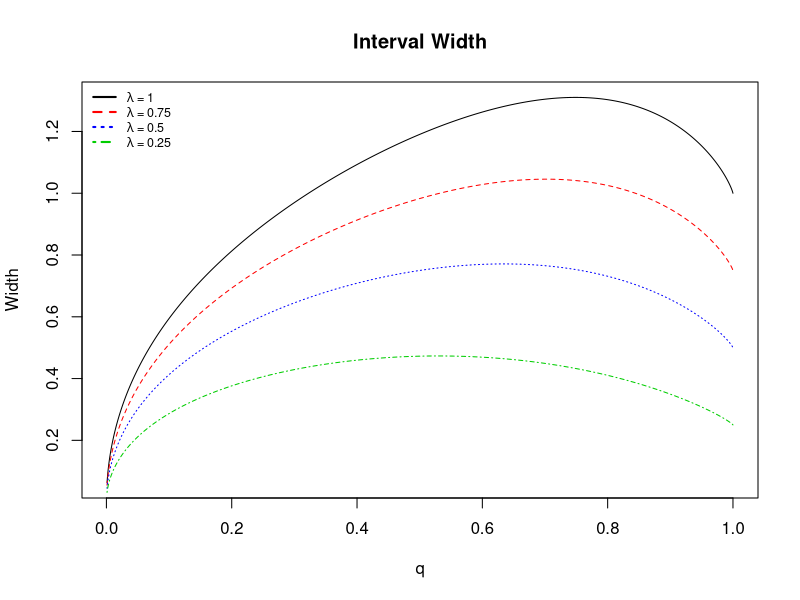
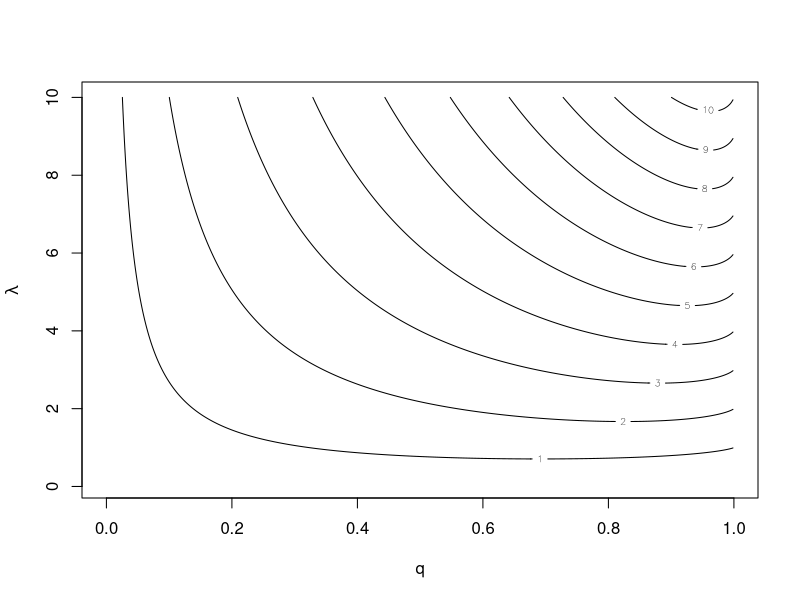
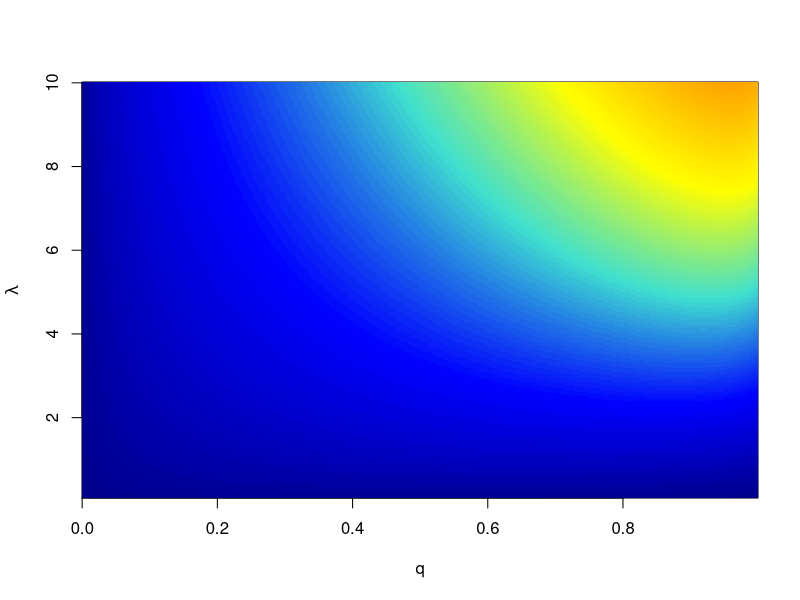
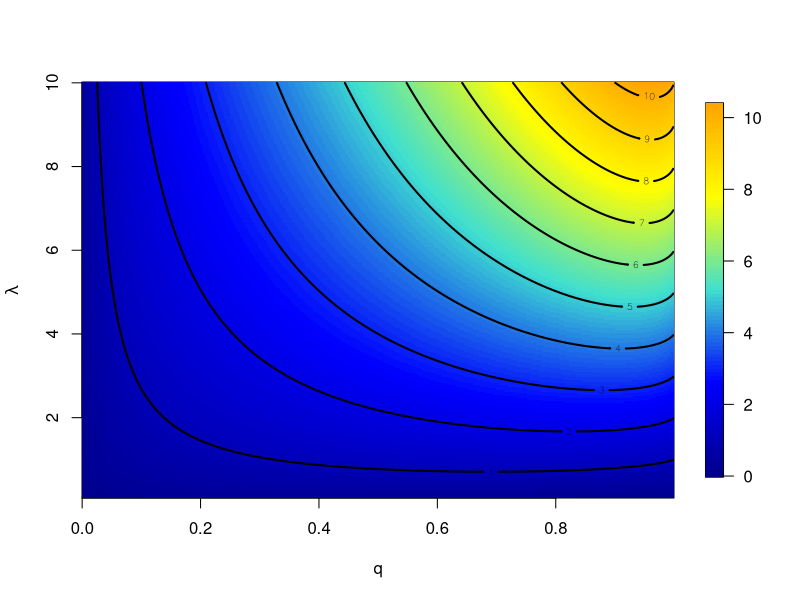

Generate these figures, in order, with R:
mycols <- colorRampPalette(c("darkblue", "blue", "turquoise", "yellow", "orange")) # parula

no_soln_fxn <- function(q, lam) {
  (lam * (1 - q) * q)^(1/(2 - q)) + lam * q * ( (lam * (1 - q) * q)^(1/(2 - q)) )^(q - 1)
}

mylams <- c(1, 3/4, 1/2, 1/4)
cols <- c("black", "red", "blue", "green3")
ltys <- c("solid", "dashed", "dotted", "dotdash")
q <- seq(0.001, 1, by = 0.001)

plot(no_soln_fxn(q, mylams[1]) ~ q, type = 'l',
     col = cols[1], lty = ltys[1],
     xlab = "q", ylab = "Width",
     main = "Interval Width")
for (i in 2:length(mylams))
  lines(no_soln_fxn(q, mylams[i]) ~ q, col = cols[i], lty = ltys[i])
legend("topleft", legend = 
         c(eval(substitute(expression(paste(lambda, " = ", l)), list(l = mylams[1]))), 
           eval(substitute(expression(paste(lambda, " = ", l)), list(l = mylams[2]))), 
           eval(substitute(expression(paste(lambda, " = ", l)), list(l = mylams[3]))),
           eval(substitute(expression(paste(lambda, " = ", l)), list(l = mylams[4])))),
       col = cols, seg.len = 2, cex = 0.75, lwd = 2,
       lty = ltys, bty = 'n')







q <- seq(0.001, 1, by = 0.0025)
lam <- seq(0.1, 10, length.out = 2.5e2)
max_no_soln <- outer(q, lam, FUN = function(q, lam) no_soln_fxn(q, lam))

contour(q, lam, max_no_soln, xlab = "q", ylab = expression(lambda))
image(q, lam, max_no_soln, xlab = "q", ylab = expression(lambda), col = mycols(100))

library(fields)
image.plot(q, lam, max_no_soln, xlab = "q", ylab = expression(lambda), col = mycols(100))
contour(q, lam, max_no_soln, xlab = "q", ylab = expression(lambda), add = T, lwd = 2)
